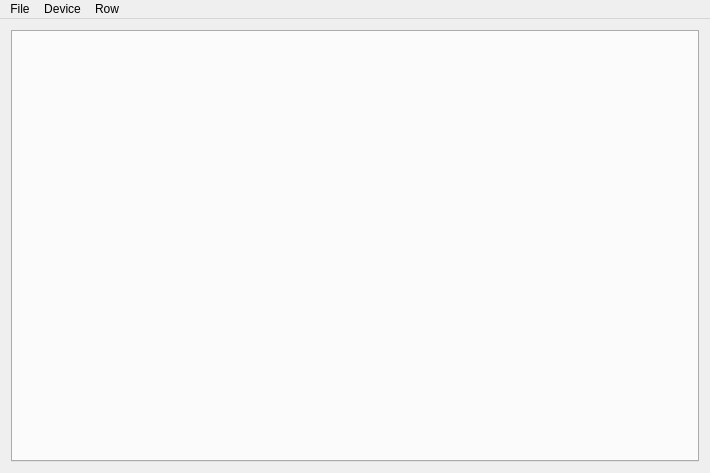
<?xml version="1.0" encoding="UTF-8"?>
<ui version="4.0">
 <class>MainWindow</class>
 <widget class="QMainWindow" name="MainWindow">
  <property name="geometry">
   <rect>
    <x>0</x>
    <y>0</y>
    <width>710</width>
    <height>473</height>
   </rect>
  </property>
  <property name="windowTitle">
   <string>QDG Lab Shot Preparation Tool</string>
  </property>
  <property name="styleSheet">
   <string notr="true"/>
  </property>
  <widget class="QWidget" name="centralWidget">
   <property name="sizePolicy">
    <sizepolicy hsizetype="Expanding" vsizetype="Expanding">
     <horstretch>0</horstretch>
     <verstretch>0</verstretch>
    </sizepolicy>
   </property>
   <layout class="QVBoxLayout" name="verticalLayout">
    <item>
     <widget class="QTabWidget" name="tabWidget">
      <property name="currentIndex">
       <number>-1</number>
      </property>
     </widget>
    </item>
   </layout>
  </widget>
  <widget class="QMenuBar" name="menuBar">
   <property name="geometry">
    <rect>
     <x>0</x>
     <y>0</y>
     <width>710</width>
     <height>21</height>
    </rect>
   </property>
   <widget class="QMenu" name="menuFile">
    <property name="title">
     <string>File</string>
    </property>
    <addaction name="actionNew"/>
    <addaction name="actionOpen"/>
    <addaction name="separator"/>
    <addaction name="actionSave"/>
    <addaction name="actionSave_As"/>
    <addaction name="separator"/>
    <addaction name="actionClose"/>
    <addaction name="actionExit"/>
   </widget>
   <widget class="QMenu" name="menuGroup">
    <property name="title">
     <string>Device</string>
    </property>
    <addaction name="actionAddDevice"/>
    <addaction name="actionRemoveDevice"/>
   </widget>
   <widget class="QMenu" name="menuRow">
    <property name="title">
     <string>Row</string>
    </property>
    <addaction name="actionRemoveRow"/>
   </widget>
   <addaction name="menuFile"/>
   <addaction name="menuGroup"/>
   <addaction name="menuRow"/>
  </widget>
  <action name="actionNew">
   <property name="text">
    <string>New...</string>
   </property>
  </action>
  <action name="actionOpen">
   <property name="text">
    <string>Open...</string>
   </property>
  </action>
  <action name="actionSave">
   <property name="text">
    <string>Save</string>
   </property>
  </action>
  <action name="actionSave_As">
   <property name="text">
    <string>Save As...</string>
   </property>
  </action>
  <action name="actionClose">
   <property name="text">
    <string>Close</string>
   </property>
  </action>
  <action name="actionExit">
   <property name="text">
    <string>Exit</string>
   </property>
  </action>
  <action name="actionAddDevice">
   <property name="text">
    <string>Add</string>
   </property>
  </action>
  <action name="actionRemoveDevice">
   <property name="text">
    <string>Remove Current</string>
   </property>
  </action>
  <action name="actionRemoveRow">
   <property name="text">
    <string>Remove Selected</string>
   </property>
  </action>
 </widget>
 <layoutdefault spacing="6" margin="11"/>
 <resources/>
 <connections/>
</ui>
